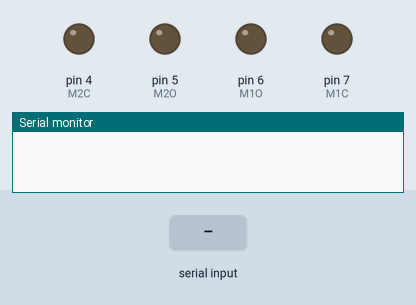
Recording of a sketch running on a simulated Arduino Leonardo, built with avr-gcc and run on an emulated ATmega32U4. Shown: output pins drawn as LEDs (lit = HIGH), the last lines printed to the serial monitor. Inputs (shaded band) come from the test bench.

Above: at 1.8 s.
1.9 s: "30,150\n" received over Serial
At 3.0 s:
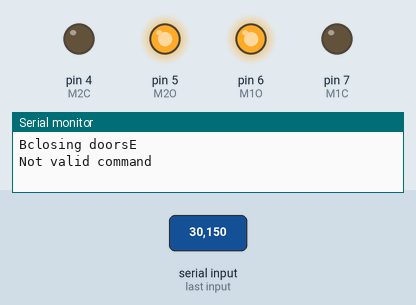
3.5 s: "2\n" received over Serial
At 6.3 s:
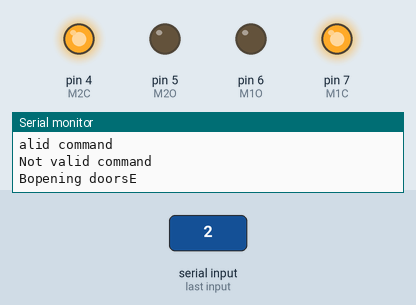
6.5 s: "3\n" received over Serial
At 7.7 s:
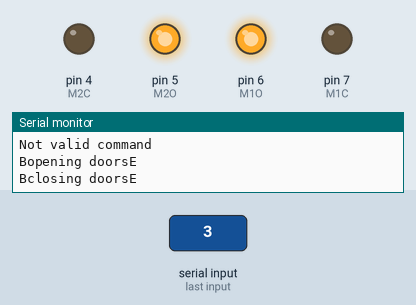
8.0 s: "200\n" received over Serial
At 8.9 s:
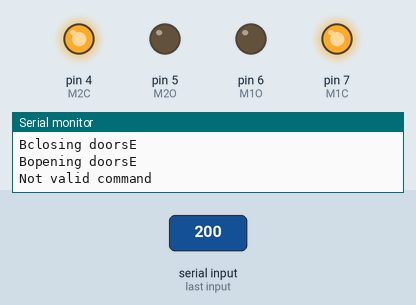
Timing chart, 0 to 10.5 s (numbered marks = the images above; inputs shaded):
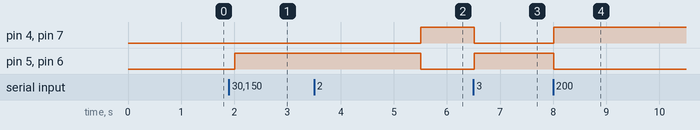

Measured:
- after the input at 1.9 s, pin 5 (M2O), pin 6 (M1O): LOW → HIGH after 0.11 s
- after the input at 3.5 s, pin 4 (M2C), pin 7 (M1C): LOW → HIGH after 2.0 s; pin 5 (M2O), pin 6 (M1O): HIGH → LOW after 2.0 s
- after the input at 6.5 s, pin 4 (M2C), pin 7 (M1C): HIGH → LOW at once; pin 5 (M2O), pin 6 (M1O): LOW → HIGH at once
- after the input at 8.0 s, pin 4 (M2C), pin 7 (M1C): LOW → HIGH at once; pin 5 (M2O), pin 6 (M1O): HIGH → LOW at once

The sketch:

sketch.ino
```cpp
#define M1C 7
#define M1O 6
#define M2O 5
#define M2C 4

int   blinkRate = 0;     // blink rate stored in this variable

void setup()
{
  pinMode(M1C, OUTPUT);
  pinMode(M2C, OUTPUT);
  pinMode(M1O, OUTPUT);
  pinMode(M2O, OUTPUT);
  //Leonardo
  Serial.begin(9600);
  while(!Serial);
}

void loop()
{

  if ( Serial.available()) // Check to see if at least one character is available
    {
      char ch = Serial.read();
      if(isDigit(ch)) {
	blinkRate = (ch - '0');      // ASCII value converted to numeric value
	switch ( blinkRate ) // is this an ascii digit between 0 and 9?
	  {
	  case 2:
	    openDoor();
	    break;
	  case 3:
	    closeDoor();
	    break;
	  default:
	    Serial.println("Not valid command " + blinkRate);
	  }
      }
    }
  delay(500);
}

void openDoor()
{
  digitalWrite(M1O, LOW);
  digitalWrite(M2O, LOW);
  digitalWrite(M1C, HIGH);
  digitalWrite(M2C, HIGH);
  Serial.println("Bopening doorsE");
}

void closeDoor()
{
  digitalWrite(M1O, HIGH);
  digitalWrite(M2O, HIGH);
  digitalWrite(M1C, LOW);
  digitalWrite(M2C, LOW);
  Serial.println("Bclosing doorsE");
}
```
